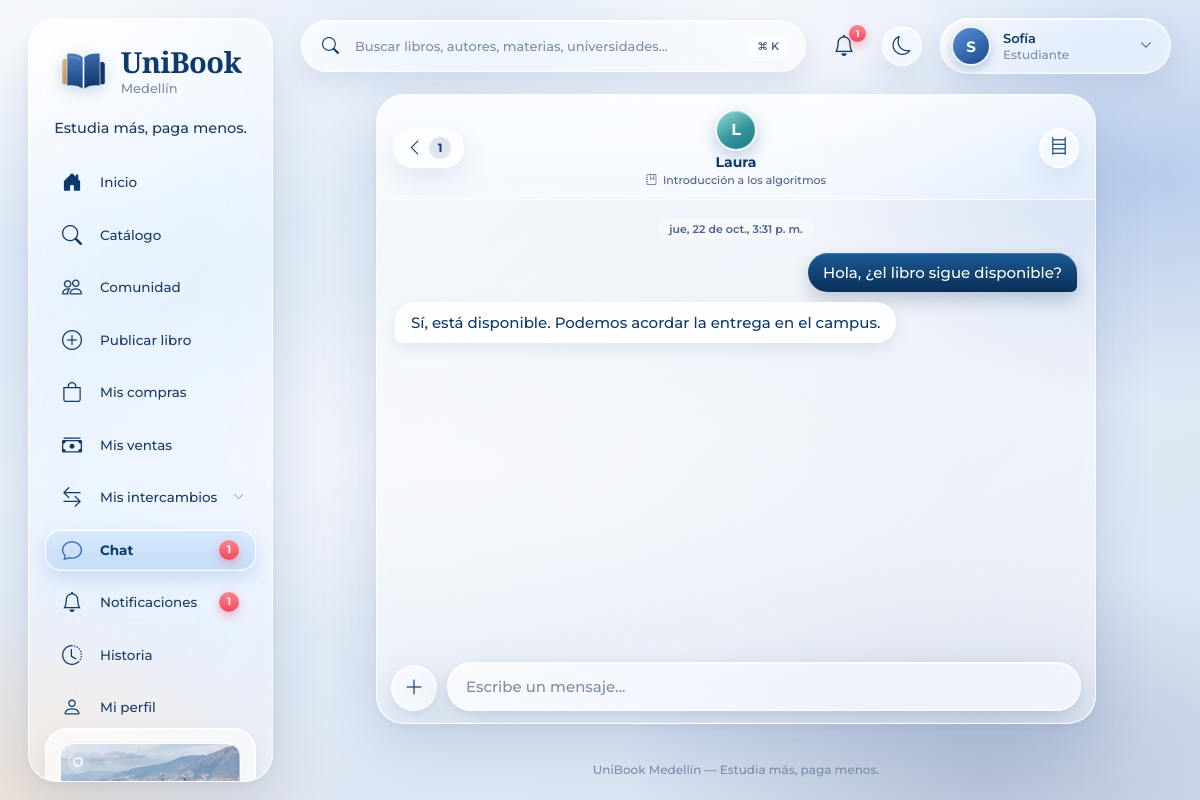
Page /index.php?accion=chat&id=2 (signed in) on the committed database.
### tables this page shows
CREATE TABLE libros (
  id INT UNSIGNED AUTO_INCREMENT PRIMARY KEY, titulo VARCHAR(150) NOT NULL, autor VARCHAR(100) NOT NULL, editorial VARCHAR(100) NULL, universidad VARCHAR(100) NULL, carrera VARCHAR(100) NULL, semestre VARCHAR(50) NULL, materia VARCHAR(100) NULL,
  descripcion TEXT NULL, precio DECIMAL(10,2) NULL, estado ENUM('Nuevo','Usado') NOT NULL DEFAULT 'Usado', tipo_publicacion ENUM('Venta','Intercambio') NOT NULL DEFAULT 'Venta', imagen VARCHAR(255) NULL,
  fecha_publicacion TIMESTAMP NOT NULL DEFAULT CURRENT_TIMESTAMP, usuario_id INT UNSIGNED NOT NULL, estado_disponibilidad ENUM('disponible','reservado','vendido','intercambiado') NOT NULL DEFAULT 'disponible',
  KEY idx_libros_usuario (usuario_id), KEY idx_libros_catalogo (estado_disponibilidad,tipo_publicacion,fecha_publicacion),
  CONSTRAINT fk_libros_usuario FOREIGN KEY (usuario_id) REFERENCES usuarios(id) ON UPDATE CASCADE ON DELETE RESTRICT
);

CREATE TABLE mensajes (
  id INT UNSIGNED AUTO_INCREMENT PRIMARY KEY, remitente_id INT UNSIGNED NOT NULL, destinatario_id INT UNSIGNED NOT NULL, libro_id INT UNSIGNED NOT NULL, mensaje TEXT NOT NULL, leido TINYINT(1) NOT NULL DEFAULT 0, fecha_creacion DATETIME NOT NULL DEFAULT CURRENT_TIMESTAMP,
  KEY idx_mensajes_conversacion (libro_id,remitente_id,destinatario_id,fecha_creacion), KEY idx_mensajes_destinatario (destinatario_id,leido),
  CONSTRAINT fk_mensajes_remitente FOREIGN KEY (remitente_id) REFERENCES usuarios(id) ON UPDATE CASCADE ON DELETE CASCADE,
  CONSTRAINT fk_mensajes_destinatario FOREIGN KEY (destinatario_id) REFERENCES usuarios(id) ON UPDATE CASCADE ON DELETE CASCADE,
  CONSTRAINT fk_mensajes_libro FOREIGN KEY (libro_id) REFERENCES libros(id) ON UPDATE CASCADE ON DELETE CASCADE
);

### controllers/MensajeController.php (called while the page is built, shortened)
<?php
require_once "models/Mensaje.php";
require_once "models/Libro.php";
class MensajeController
{
    private $modelo;
    private $libroModelo;
    public function __construct($conexion)
    {
        $this->modelo = new Mensaje($conexion);
        $this->libroModelo = new Libro($conexion);
    }
    public function abrirChat($libro_id, $otro_usuario_id = 0)
    {
        $usuario_id = (int)$_SESSION['id_usuario'];
        $libro_id = (int)$libro_id;
        $otro_usuario_id = (int)$otro_usuario_id;
        $libro = $this->libroModelo->obtenerPorId($libro_id);
        $vendedor_id = (int)$libro['usuario_id'];
        if ($usuario_id === $vendedor_id) {
            $otro_usuario_id =
                $this->modelo->obtenerOtroUsuario(
                    $usuario_id,
                    $libro_id
                );
            if ($otro_usuario_id <= 0) {
                return null;
            }
        } else {
            $otro_usuario_id = $vendedor_id;
        }
        $mensajes = $this->modelo->obtenerConversacion(
            $usuario_id,
            $otro_usuario_id,
            $libro_id
        );
        $this->modelo->marcarLeidos(
            $usuario_id,
            $otro_usuario_id,
            $libro_id
        );
        return [
            'libro' => $libro,
            'vendedor_id' => $vendedor_id,
            'otro_usuario_id' => $otro_usuario_id,
            'mensajes' => $mensajes
        ];
    }
    public function contarNoLeidos()
    {
        return $this->modelo->contarNoLeidos(
            (int)$_SESSION['id_usuario']
        );
    }
}

### models/Mensaje.php (called while the page is built, shortened)
<?php
class Mensaje
{
    private $conexion;
    public function __construct($conexion)
    {
        $this->conexion = $conexion;
    }
    public function obtenerConversacion(
        $usuario_id,
        $otro_usuario_id,
        $libro_id
    ) {
        $sql = "SELECT
                    m.id,
                    m.remitente_id,
                    m.destinatario_id,
                    m.libro_id,
                    m.mensaje,
                    m.leido,
                    m.fecha_creacion,
                    remitente.nombre AS nombre_remitente,
                    destinatario.nombre AS nombre_destinatario
                FROM mensajes m
                INNER JOIN usuarios remitente
                    ON remitente.id = m.remitente_id
                INNER JOIN usuarios destinatario
                    ON destinatario.id = m.destinatario_id
                WHERE m.libro_id = ?
                AND (
                    (m.remitente_id = ? AND m.destinatario_id = ?)
                    OR
                    (m.remitente_id = ? AND m.destinatario_id = ?)
                )
                ORDER BY m.fecha_creacion ASC";
        $stmt = $this->conexion->prepare($sql);
        $stmt->bind_param(
            "iiiii",
            $libro_id,
            $usuario_id,
            $otro_usuario_id,
            $otro_usuario_id,
            $usuario_id
        );
        $stmt->execute();
        $resultado = $stmt->get_result();
        $mensajes = [];
        while ($fila = $resultado->fetch_assoc()) {
            $mensajes[] = $fila;
        }
        return $mensajes;
    }
    public function marcarLeidos(
        $usuario_id,
        $otro_usuario_id,
        $libro_id
    ) {
        $sql = "UPDATE mensajes
                SET leido = 1
                WHERE destinatario_id = ?
                AND remitente_id = ?
                AND libro_id = ?
                AND leido = 0";
        $stmt = $this->conexion->prepare($sql);
        $stmt->bind_param(
            "iii",
            $usuario_id,
            $otro_usuario_id,
            $libro_id
        );
        $resultado = $stmt->execute();
        return $resultado;
    }
    public function contarNoLeidos($usuario_id)
    {
        $sql = "SELECT COUNT(*) AS total
                FROM mensajes
                WHERE destinatario_id = ?
                AND leido = 0";
        $stmt = $this->conexion->prepare($sql);
        $stmt->bind_param("i", $usuario_id);
        $stmt->execute();
        $resultado = $stmt->get_result();
        $fila = $resultado->fetch_assoc();
        return (int)$fila['total'];
    }
}

### models/Libro.php (called while the page is built, shortened)
<?php
class Libro
{
    private $conexion;
    public function __construct($conexion)
    {
        $this->conexion = $conexion;
    }
    public function obtenerPorId($id)
    {
        $sql = "SELECT *
                FROM libros
                WHERE id = ?";
        $stmt = $this->conexion->prepare($sql);
        $stmt->bind_param("i", $id);
        $stmt->execute();
        $resultado = $stmt->get_result();
        $libro = $resultado->fetch_assoc();
        return $libro;
    }
}

### controllers/UsuarioController.php (called while the page is built, shortened)
<?php
require_once "models/Usuario.php";
class UsuarioController {
    private $modelo;
    public function __construct($conexion){
        $this->modelo = new Usuario($conexion);
    }
    public function obtenerPorId($id){
        return $this->modelo->buscarPorId($id);
    }
}

### models/Usuario.php (called while the page is built, shortened)
<?php
class Usuario {
    private $conexion;
    public function __construct($conexion){
        $this->conexion = $conexion;
    }
    public function buscarPorId($id){
        $sql = "SELECT id, nombre, apellido, correo
                FROM usuarios
                WHERE id = ?";
        $stmt = $this->conexion->prepare($sql);
        $stmt->bind_param("i", $id);
        $stmt->execute();
        $resultado = $stmt->get_result();
        $usuario = $resultado->fetch_assoc();
        return $usuario;
    }
}

### views/chat.php (the view, shortened to what this page needs)
<?php
$usuarioActualChat =
    (int)$_SESSION['id_usuario'];
$otroUsuarioChatId =
    (int)($otroUsuarioChatId ?? 0);
$nombreOtroUsuario =
    'Usuario';
if (!empty($vendedorChat)) {
    $nombreOtroUsuario =
        $vendedorChat['nombre'] ?? 'Usuario';
}
if (
    isset($otroUsuarioChat) &&
    is_array($otroUsuarioChat)
) {
    $nombreOtroUsuario =
        $otroUsuarioChat['nombre']
        ?? $nombreOtroUsuario;
}
$libroChatId =
    (int)($libroChat['id'] ?? 0);
$tituloLibro =
    $libroChat['titulo'] ?? 'Libro';
$imagenLibro =
    $libroChat['imagen'] ?? '';
$mensajesChat =
    $mensajesChat ?? [];
$ubChatH = function ($texto) {
    return htmlspecialchars((string)$texto, ENT_QUOTES | ENT_SUBSTITUTE, 'UTF-8');
};
$ubChatInicial = function ($nombre) {
    $nombre = trim((string)$nombre);
    if ($nombre === '') {
        return '?';
    }
    return function_exists('mb_substr')
        ? mb_strtoupper(mb_substr($nombre, 0, 1, 'UTF-8'), 'UTF-8')
        : strtoupper(substr($nombre, 0, 1));
};
$ubChatDias  = ['dom', 'lun', 'mar', 'mié', 'jue', 'vie', 'sáb'];
$ubChatMeses = ['ene', 'feb', 'mar', 'abr', 'may', 'jun', 'jul', 'ago', 'sep', 'oct', 'nov', 'dic'];
$ubChatHora = function ($ts) {
    return date('g:i', $ts) . ' ' . (date('a', $ts) === 'am' ? 'a. m.' : 'p. m.');
};
$ubChatSeparador = function ($ts) use ($ubChatDias, $ubChatMeses, $ubChatHora) {
    $hoy = strtotime('today');
    if ($ts >= $hoy) {
        return 'Hoy, ' . $ubChatHora($ts);
    }
    if ($ts >= $hoy - 86400) {
        return 'Ayer, ' . $ubChatHora($ts);
    }
    $anio = date('Y', $ts) !== date('Y') ? ' de ' . date('Y', $ts) : '';
    return $ubChatDias[(int)date('w', $ts)] . ', '
        . (int)date('j', $ts) . ' de '
        . $ubChatMeses[(int)date('n', $ts) - 1] . '.' . $anio . ', '
        . $ubChatHora($ts);
};
$ubChatItems = [];
$ubChatPrevTs = null;
$ubChatPrevMio = null;
foreach (array_values($mensajesChat) as $ubChatPos => $ubChatMsg) {
    $ts  = strtotime($ubChatMsg['fecha_creacion'] ?? '') ?: 0;
    $mio = (int)$ubChatMsg['remitente_id'] === $usuarioActualChat;
    $separador = false;
    if (
        $ubChatPrevTs === null ||
        ($ts - $ubChatPrevTs) > 3600 ||
        date('Y-m-d', $ts) !== date('Y-m-d', $ubChatPrevTs)
    ) {
        $separador = true;
    }
    $ubChatItems[] = [
        'msg'        => $ubChatMsg,
        'ts'         => $ts,
        'mio'        => $mio,
        'separador'  => $separador,
        'nuevo_grupo' => $separador || $ubChatPrevMio !== $mio,
    ];
    $ubChatPrevTs  = $ts;
    $ubChatPrevMio = $mio;
}
foreach ($ubChatItems as $ubChatPos => $ubChatIt) {
    $ubChatItems[$ubChatPos]['fin_grupo'] =
        !isset($ubChatItems[$ubChatPos + 1]) ||
        $ubChatItems[$ubChatPos + 1]['nuevo_grupo'];
}
$ubChatActionBase =
    'index.php?accion=chat&id=' . $libroChatId . '&usuario=' . $otroUsuarioChatId;
$ubChatUidClase = (int)$otroUsuarioChatId % 6;
?>
<?php include "views/partials/navbar.php"; ?>
<section class="ub-chat" id="ubChat">
    <div class="ub-chat__panel ub-panel">
        <header class="ub-chat__head" id="ubChatHead">
            <a href="index.php?accion=mensajes"
               class="ub-chat__back"
               title="Volver a mensajes"
               aria-label="Volver a mensajes<?= (int)($mensajesNoLeidosNavbar ?? 0) > 0 ? ' (' . (int)$mensajesNoLeidosNavbar . ' sin leer)' : '' ?>">
                <i class="bi bi-chevron-left" aria-hidden="true"></i>
                <?php if ((int)($mensajesNoLeidosNavbar ?? 0) > 0): ?>
                    <span class="ub-chat__back-count"><?= (int)$mensajesNoLeidosNavbar > 99 ? '99+' : (int)$mensajesNoLeidosNavbar ?></span>
                <?php endif; ?>
            </a>
            <div class="ub-chat__who">
                <span class="ub-msg-avatar ub-chat__avatar ub-av-<?= $ubChatUidClase ?>" aria-hidden="true">
                    <?= $ubChatH($ubChatInicial($nombreOtroUsuario)) ?>
                </span>
                <span class="ub-chat__name"><?= $ubChatH($nombreOtroUsuario) ?></span>
                <span class="ub-chat__about">
                    <i class="bi bi-journal-bookmark" aria-hidden="true"></i>
                    <?= $ubChatH($tituloLibro) ?>
                </span>
            </div>
            <a href="index.php?accion=detalle_libro&id=<?= $libroChatId ?>"
               class="ub-chat__book"
               title="Ver el libro: <?= $ubChatH($tituloLibro) ?>"
               aria-label="Ver el libro: <?= $ubChatH($tituloLibro) ?>">
                <?php if (!empty($imagenLibro)): ?>
                    <img src="<?= $ubChatH($imagenLibro) ?>" alt="">
                <?php else: ?>
                    <i class="bi bi-bookshelf" aria-hidden="true"></i>
                <?php endif; ?>
            </a>
        </header>
        <div class="ub-chat__scroll" id="chatMessages" role="log" aria-live="polite" aria-label="Mensajes con <?= $ubChatH($nombreOtroUsuario) ?>">
            <?php if (empty($ubChatItems)): ?>
                <div class="ub-chat__empty">
                    <div class="ub-chat__empty-icon">
                        <i class="bi bi-chat-dots" aria-hidden="true"></i>
                    </div>
                    <h2>Inicia la conversación</h2>
                    <p>
                        Escribe un mensaje para contactar
                        sobre este libro.
                    </p>
                </div>
            <?php else: ?>
                <?php foreach ($ubChatItems as $ubChatPos => $ubChatIt):
                    $m       = $ubChatIt['msg'];
                    $esMio   = $ubChatIt['mio'];
                    $clases = 'ub-bubble-row ' . ($esMio ? 'is-mine' : 'is-theirs');
                    if ($ubChatIt['nuevo_grupo'] && $ubChatPos > 0 && !$ubChatIt['separador']) {
                        $clases .= ' is-gap';
                    }
                    $claseBurbuja = 'ub-bubble';
                    if ($ubChatIt['fin_grupo']) { $claseBurbuja .= ' has-tail'; }
                    $fechaCompleta = $ubChatIt['ts'] ? date('d/m/Y H:i', $ubChatIt['ts']) : '';
                ?>
                    <?php if ($ubChatIt['separador'] && $ubChatIt['ts']): ?>
                        <div class="ub-chat__stamp"><span><?= $ubChatH($ubChatSeparador($ubChatIt['ts'])) ?></span></div>
                    <?php endif; ?>
                    <div class="<?= $clases ?>">
                        <div class="<?= $claseBurbuja ?>"<?= $fechaCompleta !== '' ? ' title="' . $ubChatH($fechaCompleta) . '"' : '' ?>><?= nl2br($ubChatH($m['mensaje'])) ?></div>
                    </div>
                <?php endforeach; ?>
            <?php endif; ?>
        </div>
        <form class="ub-chat__composer"
              id="ubChatForm"
              method="POST"
              action="<?= $ubChatH($ubChatActionBase) ?>">
            <div class="ub-chat__plus">
                <button type="button"
                        class="ub-chat__round"
                        data-chat-plus
                        aria-haspopup="true"
                        aria-expanded="false"
                        aria-label="Más opciones">
                    <i class="bi bi-plus-lg" aria-hidden="true"></i>
                </button>
            </div>
            <div class="ub-chat__field">
                <textarea name="mensaje"
                          class="ub-chat__input"
                          placeholder="Escribe un mensaje..."
                          aria-label="Escribe un mensaje"
                          required
                          rows="1"></textarea>
            </div>
        </form>
    </div>
</section>
<?php include "views/partials/footer.php"; ?>

### assets/css/style.css (style rules this page uses)
:root { --ink: #0B0E14; --ink-soft: #131A24; --ink-line: #232B38; --paper: #FAF8F3; --paper-dim: #F1ECE1; --paper-line: #E4DDCC; --gold: #C6A15B; --gold-bright:#E3C378; --gold-deep: #9C7B3D; --text-ink: #1B2430; --text-muted: #6B7280; --text-paper: #F4F1E8; --text-paper-muted: #A9AFBC; --success: #2F6B4F; --success-bg: #E7F0EA; --danger: #B3432B; --danger-bg: #F6E7E1; --font-display: 'Fraunces', Georgia, serif; --font-body: 'Manrope', -apple-system, sans-serif; --font-mono: 'IBM Plex Mono', monospace; --radius-sm: 8px; --radius: 14px; --radius-lg: 22px; --shadow-soft: 0 1px 2px rgba(11,14,20,0.04), 0 8px 24px rgba(11,14,20,0.06); --shadow-lift: 0 4px 10px rgba(11,14,20,0.08), 0 20px 40px rgba(11,14,20,0.12); --ease: cubic-bezier(0.22, 1, 0.36, 1); }
* { box-sizing: border-box; }
html { scroll-behavior: smooth; }
body { font-family: var(--font-body); background: var(--paper); color: var(--text-ink); -webkit-font-smoothing: antialiased; }
a { text-decoration: none; }

### rows in the picture
libros: titulo "Introducción a los algoritmos"
mensajes: mensaje "Hola, ¿el libro sigue disponible?"
mensajes: mensaje "Sí, está disponible. Podemos acordar la entrega en el campus."

### other values in the picture
$ubFormatoContador($mensajesNoLeidosNavbar) "1"
$ubFormatoContador($notificacionesNoLeidasNavbar) "1"
$ubInicialNavbar "S"
$ubNombreNavbar "Sofía"
$mensajesNoLeidosNavbar "1"
$ubChatH($ubChatInicial($nombreOtroUsuario)) "L"
$ubChatH($nombreOtroUsuario) "Laura"
$ubChatH($ubChatSeparador($ubChatIt['ts'])) "jue, 22 de oct., 3:31 p. m."
